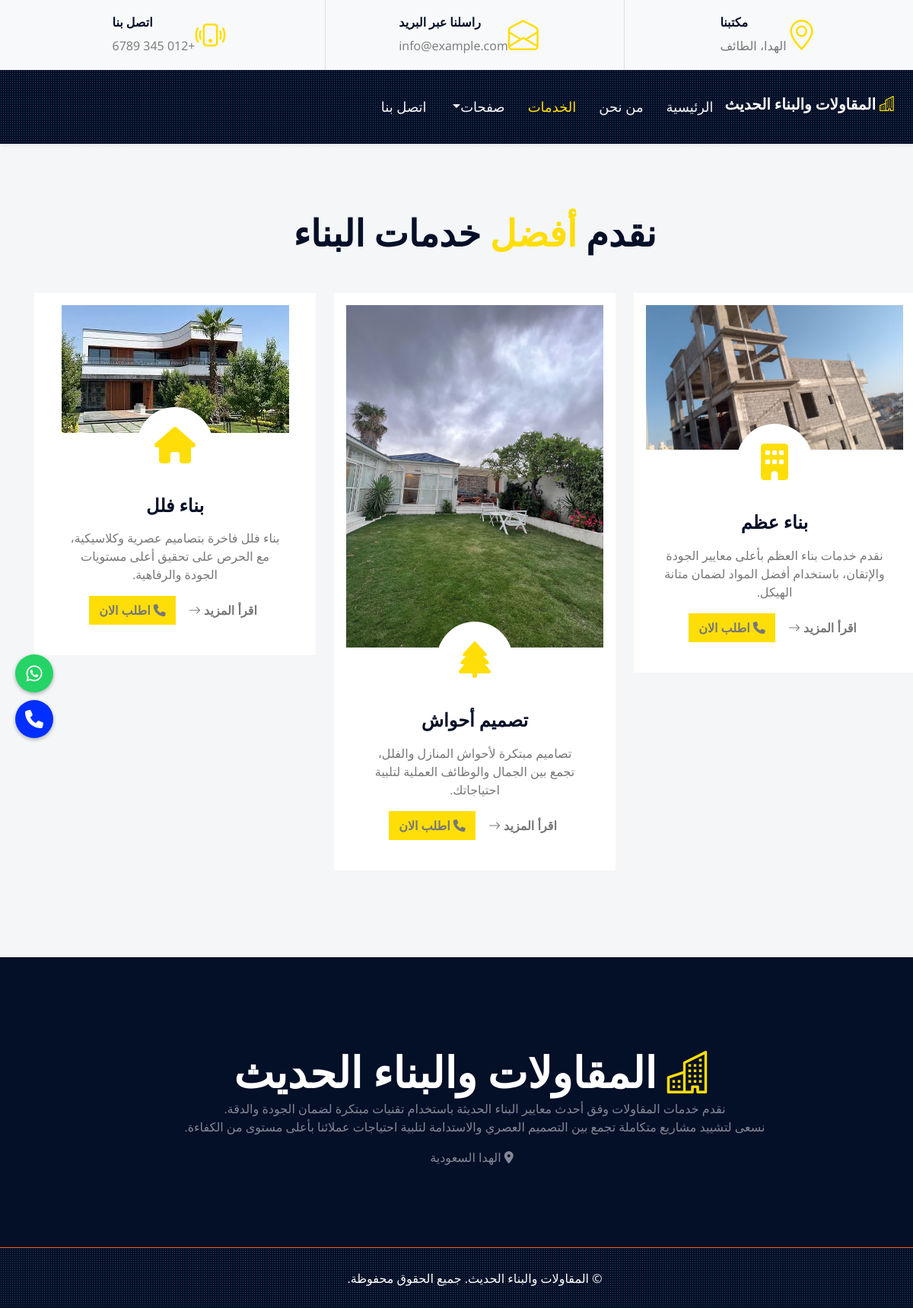
Screenshot of /service.php (signed in) with the database file from the repository.
### tables this page shows
CREATE TABLE `settings` (
  `id` int(11) NOT NULL,
  `site_title` varchar(255) NOT NULL,
  `description` text NOT NULL,
  `address` varchar(255) NOT NULL,
  `phone` varchar(50) NOT NULL,
  `whatsapp` varchar(50) NOT NULL,
  `copyright` text DEFAULT NULL,
  `favicon` varchar(255) DEFAULT NULL
);

CREATE TABLE `services` (
  `id` int(11) NOT NULL,
  `name` varchar(255) NOT NULL,
  `description` text NOT NULL,
  `icon_class` varchar(100) NOT NULL,
  `image` varchar(255) NOT NULL,
  `details_url` varchar(255) NOT NULL
);

### service.php (the view, shortened to what this page needs)
<?php
  include("config.php");
  ?>
<?php include("include/header.php"); ?>
<div class="container-fluid bg-light py-6 ps-5 pe-0">
    <div class="text-center mx-auto mb-5" style="max-width: 600px;">
        <h1 class="display-5 text-uppercase mb-4">نقدم <span class="text-primary">أفضل</span> خدمات البناء</h1>
    </div>
    <?php
      $sql = "SELECT * FROM services";
      $result = $con->query($sql);
      ?>
    <div class="row">
        <?php
          if ($result->num_rows > 0) {
              while ($row = $result->fetch_assoc()) {
          ?>
                <div class="col-lg-4 col-md-6 mb-4">
                    <div class="service-item bg-white rounded d-flex flex-column align-items-center text-center p-3">
                        <img class="img-fluid mb-3" src="admin/uploads/<?php echo htmlspecialchars($row['image']); ?>" alt="<?php echo htmlspecialchars($row['name']); ?>">
                        <div class="service-icon bg-white mb-3">
                            <i class="fa fa-3x <?php echo htmlspecialchars($row['icon_class']); ?> text-primary"></i>
                        </div>
                        <div class="px-4 pb-4">
                            <h4 class="text-uppercase mb-3">
                                <a href="<?php echo htmlspecialchars($row['details_url']); ?>" style="text-decoration:none; color:inherit;">
                                    <?php echo htmlspecialchars($row['name']); ?>
                                </a>
                            </h4>
                            <p><?php echo htmlspecialchars($row['description']); ?></p>
                            <div>
                                <a class="btn" href="<?php echo htmlspecialchars($row['details_url']); ?>">اقرأ المزيد <i class="bi bi-arrow-right"></i></a>
                                <a href="tel:+967773748697" class="btn bg-primary ms-2" title="اتصال">
                                    <i class="fas fa-phone"> اطلب الان</i>
                                </a>
                            </div>
                        </div>
                    </div>
                </div>
        <?php
              }
          } else {
              echo "<p>لا توجد خدمات حالياً.</p>";
          }
          ?>
    </div>
</div>
<?php include("include/footer.php"); ?>

### include/header.php (shortened to what this page needs)
<?php
include("config.php");
$query = mysqli_query($con, "SELECT * FROM settings LIMIT 1");
$settings = mysqli_fetch_assoc($query);
?>
<!DOCTYPE html>
<html lang="ar" dir="rtl">
<head>
    <link href="https://cdnjs.cloudflare.com/ajax/libs/font-awesome/5.15.0/css/all.min.css" rel="stylesheet">
    <link href="https://cdn.jsdelivr.net/npm/bootstrap-icons@1.4.1/font/bootstrap-icons.css" rel="stylesheet">
    <link href="lib/owlcarousel/assets/owl.carousel.min.css" rel="stylesheet">
    <link href="lib/tempusdominus/css/tempusdominus-bootstrap-4.min.css" rel="stylesheet" />
    <link href="lib/lightbox/css/lightbox.min.css" rel="stylesheet">
    <link href="css/bootstrap.min.css" rel="stylesheet">
    <link href="css/style.css" rel="stylesheet">
  <link rel="stylesheet" href="https://cdnjs.cloudflare.com/ajax/libs/font-awesome/6.4.0/css/all.min.css">
</head>
<body>
<div class="fixed-icons">
  <a href="https://wa.me/<?php echo $settings['whatsapp']; ?>" target="_blank" title="واتساب">
    <i class="fab fa-whatsapp"></i>
  </a>
  <a href="tel:<?php echo $settings['phone']; ?>" class="phone" style="background-color:#002fff" title="اتصال">
    <i class="fas fa-phone"></i>
  </a>
</div>
    <div class="container-fluid ps-5 pe-0 d-none d-lg-block">
        <div class="row gx-5">
            <div class="col-lg-4 text-center py-3">
                <div class="d-inline-flex align-items-center">
                    <i class="bi bi-geo-alt fs-1 text-primary me-3"></i>
                    <div class="text-start">
                        <h6 class="text-uppercase fw-bold">مكتبنا</h6>
                        <span>الهدا، الطائف</span>
                    </div>
                </div>
            </div>
            <div class="col-lg-4 text-center border-start border-end py-3">
                <div class="d-inline-flex align-items-center">
                    <i class="bi bi-envelope-open fs-1 text-primary me-3"></i>
                    <div class="text-start">
                        <h6 class="text-uppercase fw-bold">راسلنا عبر البريد</h6>
                        <span>info@example.com</span>
                    </div>
                </div>
            </div>
            <div class="col-lg-4 text-center py-3">
                <div class="d-inline-flex align-items-center">
                    <i class="bi bi-phone-vibrate fs-1 text-primary me-3"></i>
                    <div class="text-start">
                        <h6 class="text-uppercase fw-bold">اتصل بنا</h6>
                        <span>+012 345 6789</span>
                    </div>
                </div>
            </div>
        </div>
    </div>
<div class="container-fluid sticky-top bg-dark bg-light-radial shadow-sm ps-5 pe-0 pe-lg-0">
    <nav class="navbar navbar-expand-lg bg-dark bg-light-radial navbar-dark py-3 py-lg-0">
        <a href="index.php" class="navbar-brand">
            <h5 class=" text-white">
                <i class="bi bi-building text-primary me-2"></i>
                 <?php echo $settings['site_title']; ?></h5>
        </a>
        <div class="collapse navbar-collapse" id="navbarCollapse">
            <div class="navbar-nav ms-auto py-0">
                <a href="index.php" class="nav-item nav-link <?php echo basename($_SERVER['PHP_SELF']) == 'index.php' ? 'active' : ''?>">الرئيسية</a>
                <a href="about.php" class="nav-item nav-link <?php echo basename($_SERVER['PHP_SELF']) == 'about.php' ? 'active' : ''?>">من نحن</a>
                <a href="service.php" class="nav-item nav-link <?php echo basename($_SERVER['PHP_SELF']) == 'service.php' ? 'active' : ''?>">الخدمات</a>
                <div class="nav-item dropdown">
                    <a href="#" class="nav-link dropdown-toggle" data-bs-toggle="dropdown">صفحات</a>
                </div>
                <a href="contact.php" class="nav-item nav-link <?php echo basename($_SERVER['PHP_SELF']) == 'contact.php' ? 'active' : ''?>">اتصل بنا</a>
            </div>
        </div>
    </nav>
</div>

### include/footer.php (shortened to what this page needs)
<?php
include("config.php");
$query = mysqli_query($con, "SELECT * FROM settings LIMIT 1");
$settings = mysqli_fetch_assoc($query);
?>
<div class="footer container-fluid position-relative  bg-dark text-center text-white-50 py-6 ps-5 pe-0">
    <div class="row g-5">
        <div class="col-lg-12 pe-lg-6">
            <a href="index.html" class="navbar-brand">
                <h1 class="m-0 display-4 text-uppercase text-white">
                    <i class="bi bi-building text-primary me-2"></i> <?php echo $settings['site_title']; ?></h1>
            </a>
<p><?php echo nl2br($settings['description']); ?></p>
<p><i class="fa fa-map-marker-alt me-2"></i> <?php echo $settings['address']; ?></p>
        </div>
    </div>
</div>
    <div class="container-fluid bg-dark bg-light-radial text-center text-white border-top border-primary px-0 centered-container">
        <div class="d-flex flex-column flex-md-row justify-content-between">
            <div class="py-4 ps-5 pe-0 text-center text-md-start">
<p class="mb-0">
  <?php echo $settings['copyright']; ?>
</p>            </div>
        </div>
    </div>
</body>
</html>

### css/style.css (style rules this page uses)
:root { --primary: #ffde08; --secondary: #FDBE33; --light: #F4F6F8; --dark: #040F28; }
.py-6 { padding-top: 90px; padding-bottom: 90px; }
.btn { position: relative; font-weight: 600; text-transform: uppercase; transition: .5s; }
.btn::after { position: absolute; content: ""; width: 0; height: 5px; bottom: -1px; left: 50%; background: var(--primary); transition: .5s; }
.bg-light-radial { background-image: -webkit-repeating-radial-gradient(center center, rgba(256, 256, 256, 0.2), rgba(256, 256, 256, 0.2) 1px, transparent 1px, transparent 100%); background-image: -moz-repeating-radial-gradient(center center, rgba(256, 256, 256, 0.2), rgba(256, 256, 256, 0.2) 1px, transparent 1px, transparent 100%); background-image: -ms-repeating-radial-gradient(center center, rgba(256, 256, 256, 0.2), rgba(256, 256, 256, 0.2) 1px, transparent 1px, transparent 100%); background-image: -o-repeating-radial-gradient(center center, rgba(256, 256, 256, 0.2), rgba(256, 256, 256, 0.2) 1px, transparent 1px, transparent 100%); background-image: repeating-radial-gradient(center center, rgba(256, 256, 256, 0.2), rgba(256, 256, 256, 0.2) 1px, transparent 1px, transparent 100%); background-size: 3px 3px; }
.navbar-dark .navbar-nav .nav-link { position: relative; padding: 35px 15px; font-size: 18px; text-transform: uppercase; color: var(--light); outline: none; transition: .5s; }
.navbar-dark .navbar-nav .nav-link:hover, .navbar-dark .navbar-nav .nav-link.active { color: var(--primary); }
.service-item .service-icon { margin-top: -50px; width: 100px; height: 100px; display: flex; align-items: center; justify-content: center; border-radius: 100px; }
.service-item .service-icon i { transition: .2s; }
@media (min-width: 992px) { .footer::after { content: ""; width: 1px; height: 100%; top: 0; left: 50%; background: var(--primary) } }

### include/header.php (style rules this page uses)
.fixed-icons { position: fixed; top: 50%; left: 20px; z-index: 9999; display: flex; flex-direction: column; gap: 10px; }
.fixed-icons a { display: flex; align-items: center; justify-content: center; width: 50px; height: 50px; border-radius: 50%; background-color: #25D366; color: white; text-decoration: none; font-size: 24px; box-shadow: 0 2px 5px rgba(0,0,0,0.3); }
* { margin: 0; padding: 0; box-sizing: border-box; }
html, body { width: 100%; height: 100%; margin: 0; padding: 0; overflow-x: hidden; background-color: #f8f9fa; }
body { background-color: #f8f9fa; direction: rtl; text-align: right; overflow-x: hidden; }
.row { display: flex; flex-wrap: wrap; margin-inline: -15px; }

### include/footer.php (style rules this page uses)
.centered-container { display: flex; justify-content: center; align-items: center; height: 10vh; }

### rows the page displays
settings: site_title "المقاولات والبناء الحديث", description "نقدم خدمات المقاولات وفق أحدث معايير البناء الحديثة باستخدام تقنيات مبتكرة لضمان الجودة والدقة. نسعى لتشييد مشاريع متكاملة تجمع بين التصميم العصري والاستدامة لتلبية احتياجات عملائنا بأعلى مستوى من الكفاءة.", address "الهدا السعودية", copyright "© المقاولات والبناء الحديث. جميع الحقوق محفوظة."
services: image (picture), name "بناء عظم", description "نقدم خدمات بناء العظم بأعلى معايير الجودة والإتقان، باستخدام أفضل المواد لضمان متانة الهيكل."
services: image (picture), name "تصميم أحواش", description "تصاميم مبتكرة لأحواش المنازل والفلل، تجمع بين الجمال والوظائف العملية لتلبية احتياجاتك."
services: image (picture), name "بناء فلل", description "بناء فلل فاخرة بتصاميم عصرية وكلاسيكية، مع الحرص على تحقيق أعلى مستويات الجودة والرفاهية."
